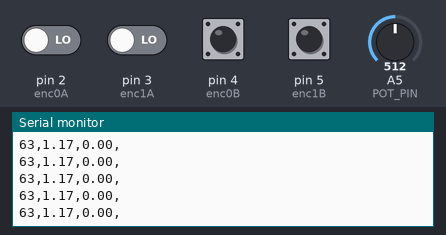
Recording of a sketch running on a simulated Arduino Uno, built with avr-gcc and run on an emulated ATmega328P. On the bench: the last lines printed to the serial monitor. Inputs (shaded band) come from the test bench; at power-on: pin 4 (enc0B), pin 5 (enc1B) HIGH, pin 2 (enc0A), pin 3 (enc1A) LOW, A5 (POT_PIN) = 512.

Above: at 1.2 s.
1.3 s: pin 3 (enc1A) driven HIGH
At 1.9 s:
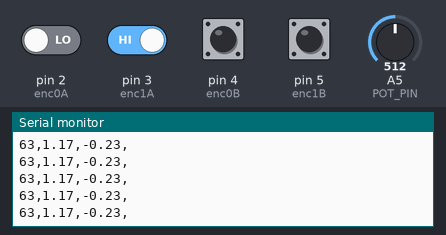
4.3 s: A5 (POT_PIN) set to 716
At 5.2 s:
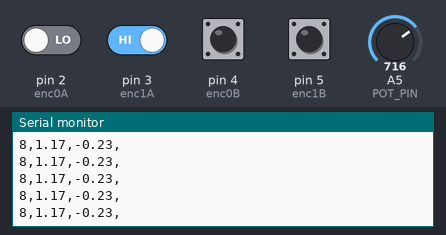
7.3 s: A5 (POT_PIN) set to 900
At 8.0 s:
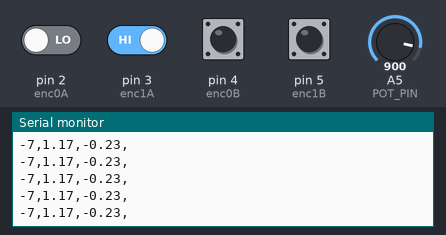
Timing chart, 0 to 10.1 s (numbered marks = the images above; inputs shaded):
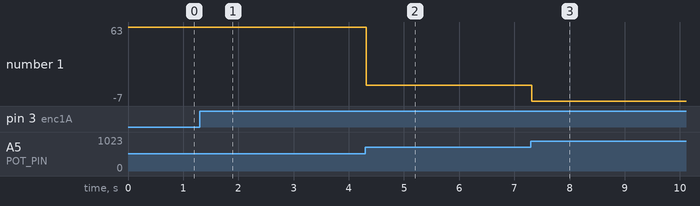

The sketch:

arduinoDataStream.ino
```cpp
#include <avr/io.h>
#include <avr/interrupt.h>

#define enc0A 2
#define enc0B 4
#define enc1A 3
#define enc1B 5
#define POT_PIN A5

volatile int in[2] = {0};
volatile double theta[2] = {0};
volatile int int_theta[2] = {0};
volatile int potAdc = 0, ankleAngle = 0;

void setup()
{
  EIMSK |= (1<<INT0)|(1<<INT1);
  EICRA |= (1<<ISC00)|(1<<ISC10);
  sei();

  pinMode(enc0A, INPUT);
  pinMode(enc0B, INPUT);
  pinMode(enc1A, INPUT);
  pinMode(enc1B, INPUT);

  Serial.begin (38400);
}

void getAnkleAngle()
{
   potAdc = analogRead(POT_PIN);
   ankleAngle = constrain(potAdc, 105, 771);
   ankleAngle = map(ankleAngle, 105, 771, 172, -7);   // Needs to be calibrated
}

void getJointAngles()
{
  getAnkleAngle();
  int_theta[0] = (int)theta[0];
  int_theta[1] = (int)theta[1];
}

void sendJointAngles()
{
  Serial.print(ankleAngle);
  Serial.print(",");
  Serial.print(theta[0]);
  Serial.print(",");
  Serial.print(theta[1]);
  Serial.println(",");
}

void loop()
{
  getJointAngles();
  sendJointAngles();
  delayMicroseconds(200);
}


ISR(INT0_vect)
{
  in[0] = digitalRead(enc0B);

  if (digitalRead(enc0A) == HIGH) {
    // check channel B to see which way encoder is turning
    if (in[0] == 0) {
      theta[0] = theta[0] + 0.234;         // CW
    }
    else {
      theta[0] = theta[0] - 0.234;         // CCW
    }
  }
  else   // must be a high-to-low edge on channel A
  {
    // check channel B to see which way encoder is turning
    if (in[0] == 1) {
      theta[0] = theta[0] + 0.234;          // CW
    }
    else {
      theta[0] = theta[0] - 0.234;          // CCW
    }
  }
}

ISR(INT1_vect)
{
  in[1] = digitalRead(enc1B);

  if (digitalRead(enc1A) == HIGH) {
    // check channel B to see which way encoder is turning
    if (in[1] == 0)
    {
      theta[1] = theta[1] + 0.234;         // CW
    }
    else
    {
      theta[1] = theta[1] - 0.234;         // CCW
    }
  }
  else   // must be a high-to-low edge on channel A
  {
    // check channel B to see which way encoder is turning
    if (in[1] == 1)
    {
      theta[1] = theta[1] + 0.234;          // CW
    }
    else
    {
      theta[1] = theta[1] - 0.234;          // CCW
    }
  }
}
```

Measured:
- after the input at 1.3 s, the serial monitor: prints a new line at once (image 1)
- after the input at 4.3 s, the serial monitor: prints a new line at once (image 2)
- after the input at 7.3 s, the serial monitor: prints a new line at once (image 3)
- plotted number 1: 63 → 8 after the input at 4.3 s, 8 → -7 after the input at 7.3 s
